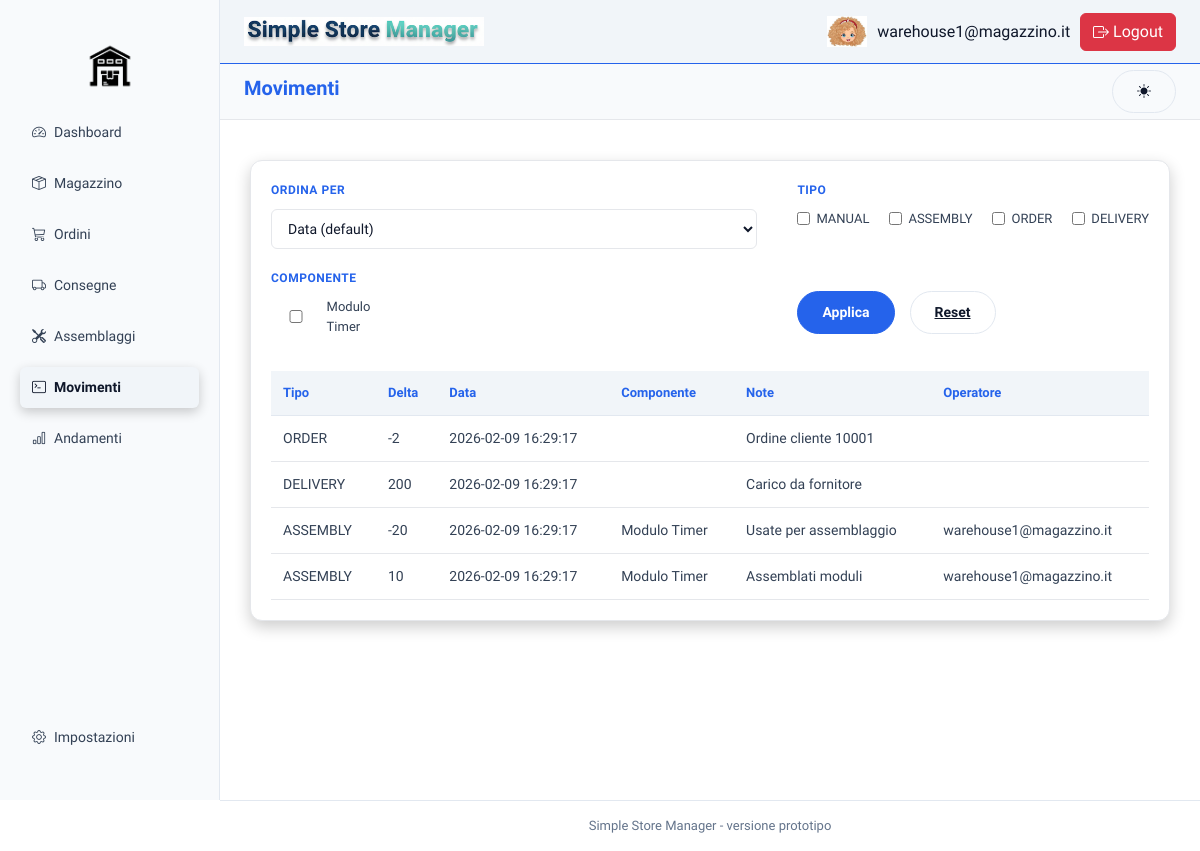
/index.php?page=movimenti (signed in), run on the app's committed database.
### tables this page shows
CREATE TABLE componenti (
    id INT(5) AUTO_INCREMENT PRIMARY KEY,
    sku VARCHAR(50) UNIQUE NOT NULL,
    nome VARCHAR(30) NOT NULL,
    qrcode VARCHAR(100) UNIQUE,
    unita_misura VARCHAR(10),
    tipo ENUM('RAW', 'ASSEMBLY') NOT NULL
);

CREATE TABLE movimenti (
    id INT(5) AUTO_INCREMENT PRIMARY KEY,
    delta INT(10) NOT NULL,
    tipo ENUM('ORDER','DELIVERY','MANUAL','ASSEMBLY') NOT NULL,
    id_ordine INT(5) NULL,
    id_consegna INT(5) NULL,
    id_assemblaggio INT(5) NULL,
    id_componente INT(5) NULL,
    data_movimento DATETIME NOT NULL DEFAULT CURRENT_TIMESTAMP,
    note text,
    foreign key (id_ordine) references ordini(id)
        ON DELETE CASCADE ON UPDATE CASCADE,
    foreign key (id_consegna) references consegna(id)
        ON DELETE CASCADE ON UPDATE CASCADE,
    foreign key (id_assemblaggio) references assemblaggi(id)
        ON DELETE CASCADE ON UPDATE CASCADE,
    foreign key (id_componente) references componenti(id)
        ON DELETE CASCADE ON UPDATE CASCADE
);

CREATE TABLE utenti (
    id INT(5) AUTO_INCREMENT PRIMARY KEY,
    email VARCHAR(30) UNIQUE NOT NULL,
    password_hash VARCHAR(255) NOT NULL,
    ruolo ENUM('WAREHOUSE', 'ADMIN') NOT NULL DEFAULT 'WAREHOUSE'
);

### backend/query/movimenti.php (called while the page is built, shortened)
<?php
function getAllMovimenti($filters = []) {
    $pdo = connect();
    $where = [];
    $params = [];
    $sql = "
        SELECT
            m.tipo,
            m.delta,
            m.data_movimento,
            m.note,
            c.nome,
            u.email
        FROM movimenti m
        left JOIN componenti c ON c.id = m.id_componente
        left join assemblaggi a ON a.id = m.id_assemblaggio
        left join utenti u ON u.id = a.id_utente
    ";
    $allowedOrder = [
        'tipo' => 'm.tipo',
        'data' => 'm.data_movimento',
        'nome' => 'c.nome'
    ];
    if (!empty($filters['order']) && isset($allowedOrder[$filters['order']])) {
        $sql .= " ORDER BY " . $allowedOrder[$filters['order']].", m.data_movimento DESC";
    } else {
        $sql .= " ORDER BY m.data_movimento DESC";
    }
    $stmt = $pdo->prepare($sql);
    $stmt->execute($params);
    return $stmt->fetchAll(PDO::FETCH_ASSOC);
}
function getDistinctComponenti() {
    $pdo=connect();
    $sql = "SELECT distinct c.id,c.nome
            FROM movimenti m
            JOIN componenti c ON m.id_componente = c.id
            ORDER BY c.nome DESC;";
    $stmt = $pdo->query($sql);
    return $stmt->fetchAll(PDO::FETCH_ASSOC);
}
?>

### frontend/movimenti/movimenti.php (the view, shortened to what this page needs)
<?php
require_once 'backend/query/movimenti.php';
$filters = [
    'tipo'        => $_GET['tipo'] ?? [],
    'componenti'  => $_GET['componenti'] ?? [],
    'order'       => $_GET['order'] ?? null
];
$movimenti = getAllMovimenti($filters);
$componenti = getDistinctComponenti();
?>
<!DOCTYPE html>
<html lang="it">
<body>
  <div class="main">
    <div class="card full">
      <form method="GET" class="filters" action="">
        <div class="filter-block">
          <label>Ordina per</label>
          <select name="order">
            <option value="">Data (default)</option>
          </select>
        </div>
        <div class="filter-block">
          <label>Tipo</label>
          <div class="checkbox-group">
            <?php foreach (['MANUAL', 'ASSEMBLY', 'ORDER', 'DELIVERY'] as $t): ?>
              <label class="checkbox-item">
                <input
                  type="checkbox"
                  name="tipo[]"
                  value="<?= $t ?>"
                  <?= in_array($t, $_GET['tipo'] ?? []) ? 'checked' : '' ?>>
                <?= $t ?>
              </label>
            <?php endforeach; ?>
          </div>
        </div>
        <div class="filter-block">
          <label>Componente</label>
          <div class="checkbox-group">
            <?php foreach ($componenti as $c): ?>
              <label class="checkbox-item">
                <input
                  type="checkbox"
                  name="componenti[]"
                  value="<?= $c['id'] ?>"
                  <?= in_array($c['id'], $_GET['componenti'] ?? []) ? 'checked' : '' ?>>
                <?= htmlspecialchars($c['nome']) ?>
              </label>
            <?php endforeach; ?>
          </div>
        </div>
        <div class="filter-actions">
          <button type="submit" class="btn-primary">Applica</button>
          <a href="index.php?page=movimenti" class="btn-secondary">Reset</a>
        </div>
      </form>
      <table class="orders-table">
        <thead>
          <tr>
            <th>Tipo</th>
            <th>Delta</th>
            <th>Data</th>
            <th>Componente</th>
            <th>Note</th>
            <th>Operatore</th>
          </tr>
        </thead>
        <tbody>
          <?php foreach ($movimenti as $movimento): ?>
            <tr>
              <td><?= htmlspecialchars($movimento['tipo']) ?></td>
              <td><?= htmlspecialchars($movimento['delta']) ?></td>
              <td><?= htmlspecialchars($movimento['data_movimento']) ?></td>
              <td><?= htmlspecialchars($movimento['nome']) ?></td>
              <td><?= htmlspecialchars($movimento['note']) ?></td>
              <td><?= htmlspecialchars($movimento['email']) ?></td>
            </tr>
          <?php endforeach; ?>
        </tbody>
      </table>
    </div>
  </div>
</body>
</html>

### index.php (shortened to what this page needs)
<?php
$page = $_GET['page'] ?? 'dashboard';
$page_file = __DIR__ . "/frontend/" . $page . '/' . $page . '.php';
?>
<!DOCTYPE html>
<html lang="it">
    <?php
    include './frontend/head.php';
    if (file_exists($page_file) && $page!=='login') {
        echo "<body>";
        include './frontend/sidebar/sidebar.php';
        include './frontend/topbar/topbar.php';
        include($page_file);
        include './frontend/footer/footer.php';
        echo "</body>";
    } elseif ($page === 'login') {
        include($page_file);
    }else{
        include __DIR__. "/frontend/errori/404.php";
    }
    ?>
</html>

### frontend/head.php (shortened to what this page needs)
<head>
    <link href="https://cdn.jsdelivr.net/npm/bootstrap@5.3.2/dist/css/bootstrap.min.css" rel="stylesheet">
    <link rel="stylesheet" href="https://cdn.jsdelivr.net/npm/bootstrap-icons@1.11.3/font/bootstrap-icons.css">
    <link rel="stylesheet" href="frontend/stile/layout.css?V=1">
</head>

### frontend/sidebar/sidebar.php
<?php
$menu = [
    'Dashboard'   => 'speedometer2',
    'Magazzino'   => 'box-seam',
    'Ordini'      => 'cart3',
    'Consegne'    => 'truck',
    'Assemblaggi' => 'tools',
    'Movimenti'   => 'terminal',
    'Andamenti'   => 'bar-chart'
];
$bottomMenu = [
    'Impostazioni'=> 'gear'
];
?>
<aside class="sidebar d-flex flex-column justify-content-between">
    <div>
        <img src="frontend/img/logo-removebg-preview.png" id="sidebar-logo">
        <ul class="nav nav-pills flex-column gap-1">
            <?php foreach ($menu as $pagina => $icona): ?>
                <?php $pageSlug = lcfirst($pagina); ?>
                <li class="nav-item">
                    <a href="?page=<?= $pageSlug ?>"
                       class="nav-link d-flex align-items-center gap-2 <?= ($page === $pageSlug) ? 'active' : '' ?>">
                        <i class="bi bi-<?= $icona ?>"></i>
                        <?= $pagina ?>
                    </a>
                </li>
            <?php endforeach; ?>
        </ul>
    </div>
        <ul class="nav nav-pills flex-column gap-1 mb-3">
            <?php foreach ($bottomMenu as $pagina => $icona): ?>
                <?php $pageSlug = lcfirst($pagina); ?>
                <li class="nav-item">
                    <a href="?page=<?= $pageSlug ?>"
                    class="nav-link d-flex align-items-center gap-2 <?= ($page === $pageSlug) ? 'active' : '' ?>">
                        <i class="bi bi-<?= $icona ?>"></i>
                        <?= $pagina ?>
                    </a>
                </li>
            <?php endforeach; ?>
        </ul>
</aside>

### frontend/topbar/topbar.php (shortened to what this page needs)
<header class="header-wrapper">
    <div class="topbar">
        <div class="topbar-left">
            <img src="frontend/img/scritta.png" class="topbar-logo">
        </div>
        <div class="topbar-right">
            <div class="user-menu">
                <img src="frontend/img/avatar.jpeg " class="avatar-logo">
                <span class="username"><?= $_SESSION['user'] ?? 'Utente' ?></span>
                <a href="backend/controller/logout.php">
                    <button type="button" class="btn btn-danger">
                        Logout
                    </button>
                </a>
            </div>
        </div>
    </div>
    <div class="page-heading-wrapper">
        <h1 class="page-title"><?= ucfirst($page) ?></h1>
        <button onclick="toggleTheme()" class="btn btn-secondary" id="theme-toggle">
            <i id="theme-icon" class="bi bi-sun-fill"></i>
        </button>
    </div>
</header>

### frontend/footer/footer.php
<footer class="footer">
    Simple Store Manager - versione prototipo
</footer>

### frontend/stile/style-light.css (style rules this page uses)
:root { --primary-color: #f1f5f9; --secondary-color: #f59e0b; --highlight-color: #2563eb; --highlight-hover: #1e40af; --background-color: #ffffff; --background-alt: #f8fafc; --background-section: #ffffff; --background-thead: #f1f5f9; --background-hover: #e5e7eb; --text-light: #0f172a; --text-grey: #334155; --text-muted: #64748b; --text-admin: #1e40af; --error-color: #dc2626; --success-color: #16a34a; --warning-color: #f59e0b; --info-color: #2563eb; --border-color: #e2e8f0; --shadow-light: rgba(15, 23, 42, 0.08); --shadow-strong: rgba(15, 23, 42, 0.15); --bg-body: var(--background-color); --bg-card: var(--background-section); --bg-input: #f1f5f9; --border-input: #e2e8f0; --border-input-focus: var(--highlight-color); --btn-bg: var(--secondary-color); --btn-bg-hover: #d97706; --text-primary: var(--text-light); --text-placeholder: #94a3b8; --text-error: var(--error-color); --text-error-alt: #b91c1c; --shadow-card: var(--shadow-light); --shadow-input-focus: rgba(37, 99, 235, 0.25); --qr-overlay-bg: rgba(15, 23, 42, 0.45); --qr-modal-bg: #ffffff; --qr-modal-text: #0f172a; --qr-shadow: rgba(15, 23, 42, 0.15); --qr-canvas-bg: #f8fafc; --qr-code-bg: #ffffff; --qr-code-text: #0f172a; --qr-close-color: #64748b; --qr-close-hover: #1e40af; }

### data on the page
componenti: nome "Modulo Timer"
movimenti: tipo "ORDER", delta "-2", data_movimento "2026-02-09 16:29:17", note "Ordine cliente 10001"
movimenti: tipo "DELIVERY", delta "200", data_movimento "2026-02-09 16:29:17", note "Carico da fornitore"
movimenti: tipo "ASSEMBLY", delta "-20", data_movimento "2026-02-09 16:29:17", id_componente.nome "Modulo Timer", note "Usate per assemblaggio", utenti.email "warehouse1@magazzino.it"
movimenti: tipo "ASSEMBLY", delta "10", data_movimento "2026-02-09 16:29:17", id_componente.nome "Modulo Timer", note "Assemblati moduli", utenti.email "warehouse1@magazzino.it"

### other printed values
$pagina "Dashboard"
$pagina "Magazzino"
$pagina "Ordini"
$pagina "Consegne"
$pagina "Assemblaggi"
$pagina "Movimenti"
$pagina "Andamenti"
$pagina "Impostazioni"
$_SESSION['user'] "warehouse1@magazzino.it"
$page "Movimenti"
$t "MANUAL"
$t "ASSEMBLY"
$t "ORDER"
$t "DELIVERY"
